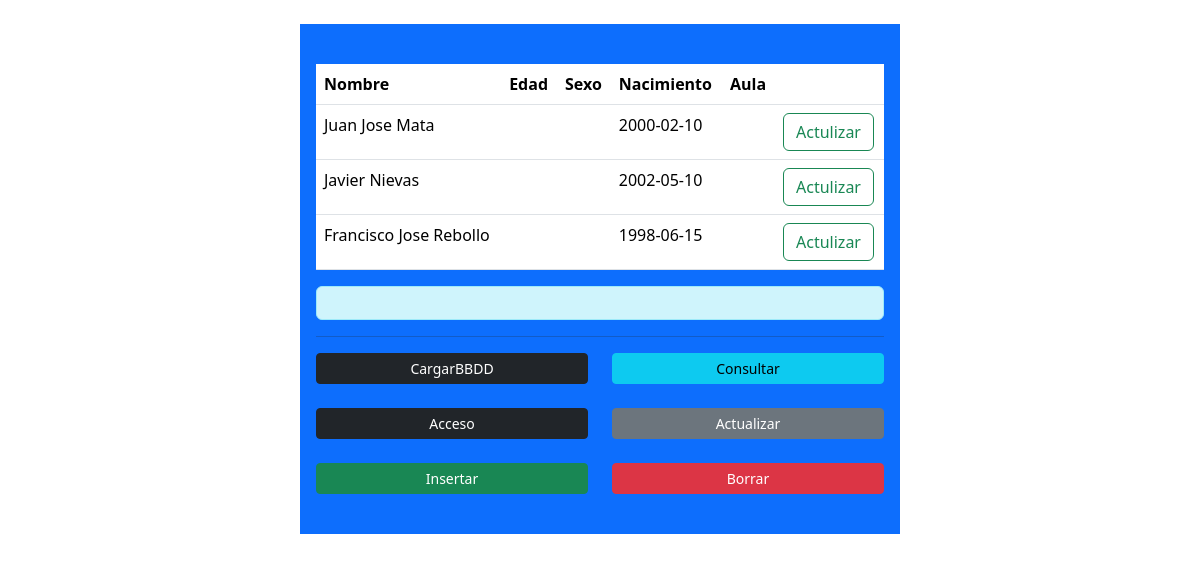
Screenshot of /CRUD/05-actualizar.php with the database file from the repository.
### tables this page shows
CREATE TABLE IF NOT EXISTS alumnos
 (
 nif CHAR(9) UNIQUE NOT NULL,
 nombre VARCHAR(50) NOT NULL,
 fechanac DATE,
 pagado BOOLEAN,
 importe DECIMAL (5,2),
 docentes_nif CHAR (9) NOT NULL,
 PRIMARY KEY PK_nif_alumnos (nif),
 FOREIGN KEY FK_alumnos_docentes_nif (docentes_nif)
 REFERENCES docentes (nif)
 )ENGINE InnoDB;

### CRUD/05-actualizar.php (the view, shortened to what this page needs)
<?php
$conexion = conectar();
?>
<?php
$sql = "SELECT * FROM Alumnos";
$filas = $conexion->query($sql);
?>
<!DOCTYPE html>
<html lang="es">
<head>
    <link href="https://cdn.jsdelivr.net/npm/bootstrap@5.3.2/dist/css/bootstrap.min.css" rel="stylesheet">
</head>
<body>
    <br>
    <main class="container aling-center w-50 bg-primary p-3">
        <br>
        <table class="table">
            <thead>
                <tr>
                    <th>Nombre</th>
                    <th>Edad</th>
                    <th>Sexo</th>
                    <th>Nacimiento</th>
                    <th>Aula</th>
                    <th></th>
                </tr>
            </thead>
            <tbody>
                <?php
                $alumnos = $filas->fetch_all(MYSQLI_ASSOC);
                foreach ($alumnos as $alumno) {
                ?>
                    <tr>
                        <td><?php echo $alumno['nombre'] ?></td>
                        <td><?php echo $alumno['edad'] ?></td>
                        <td><?php echo $alumno['sexo'] ?></td>
                        <td><?php echo $alumno['fechanac'] ?></td>
                        <td><?php echo $alumno['numAula'] ?></td>
                        <td><a href="05-actualizar.php?alumno=<?php echo $alumno['nombre'] ?>" class="btn btn-outline-success">Actulizar</a></td>
                    </tr>
                <?php
                }
                ?>
            </tbody>
        </table>
        <p class="alert alert-info w-100">
        </p>
        <hr>
        <section class="row">
            <nav class="col">
                <a href="01-cargar-bbdd.php" class="btn btn-sm btn-dark w-100">CargarBBDD</a><br><br>
                <a href="02-login.php" class="btn btn-sm btn-dark w-100">Acceso</a><br><br>
                <a href="03-insertar.php" class="btn btn-sm btn-success w-100">Insertar</a><br><br>
            </nav>
            <nav class="col">
                <a href="04-consultar.php" class="btn btn-sm btn-info w-100">Consultar</a><br><br>
                <a href="05-actualizar.php" class="btn btn-sm btn-secondary w-100">Actualizar</a><br><br>
                <a href="06-borrar.php" class="btn btn-sm btn-danger w-100">Borrar</a><br><br>
            </nav>
        </section>
    </main>
</body>
</html>

### rows the page displays
alumnos: nombre "Juan Jose Mata", fechanac "2000-02-10"
alumnos: nombre "Javier Nievas", fechanac "2002-05-10"
alumnos: nombre "Francisco Jose Rebollo", fechanac "1998-06-15"
